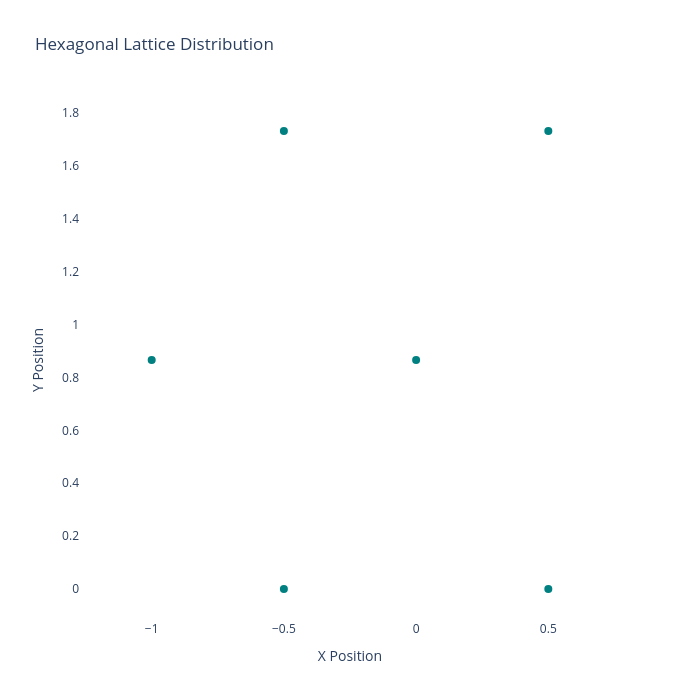

This figure's notebook cell:
### Code cell
fig = go.Figure()

fig.add_trace(
    go.Scatter(
        x=nodes_pos[:, 0],
        y=nodes_pos[:, 1],
        mode="markers",
        marker=dict(size=8, color="teal"),
    )
)

fig.update_layout(
    title="Hexagonal Lattice Distribution",
    xaxis=dict(title="X Position", scaleanchor="y", scaleratio=1),
    yaxis=dict(title="Y Position"),
    plot_bgcolor="white",
    width=700,
    height=700,
)

fig.show()

### Figure 1 — Plotly figure (JSON) as saved in the notebook; plotly's stock layout.template omitted (floating-point values rounded to 4 significant figures)
{"data": [{"marker": {"color": "teal", "size": 8}, "mode": "markers", "type": "scatter", "x": [-0.5, 0.5, 0.0, 0.5, -0.5, -1.0], "y": [0.0, 0.0, 0.866, 1.732, 1.732, 0.866]}], "layout": {"height": 700, "plot_bgcolor": "white", "title": {"text": "Hexagonal Lattice Distribution"}, "width": 700, "xaxis": {"scaleanchor": "y", "scaleratio": 1, "title": {"text": "X Position"}}, "yaxis": {"title": {"text": "Y Position"}}}}
